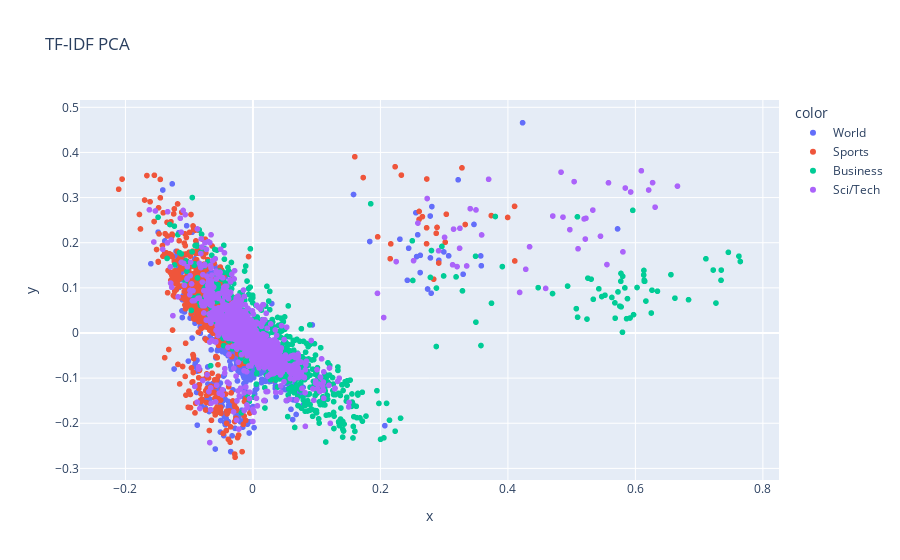
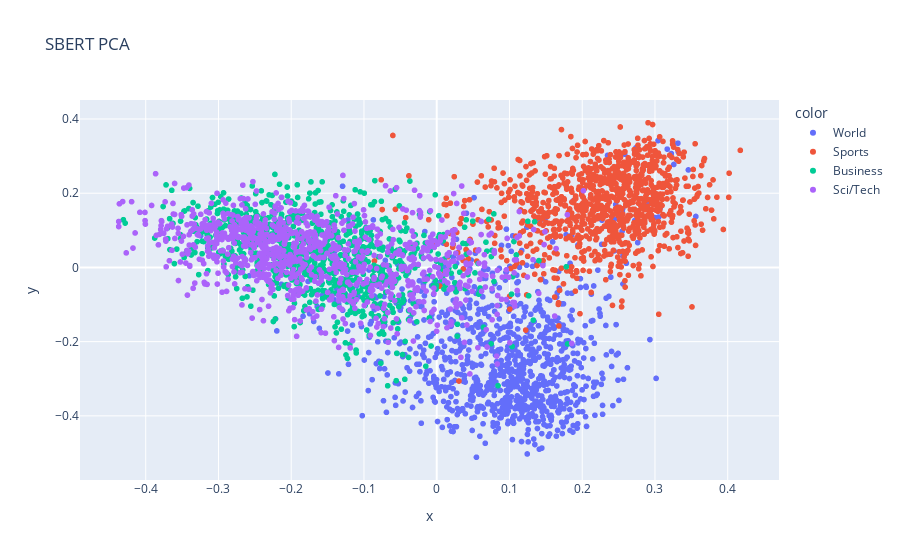

Here is the notebook cell these charts were saved with, in order:
### Code cell
px.scatter(x=X_tfidf_pca[:,0], y=X_tfidf_pca[:,1], color=df["label_name"], title="TF-IDF PCA").show()
px.scatter(x=X_sbert_pca[:,0], y=X_sbert_pca[:,1], color=df["label_name"], title="SBERT PCA").show()

### Figure 1 — Plotly figure (JSON) as saved in the notebook; plotly's stock layout.template omitted (floating-point values rounded to 4 significant figures; data arrays with more than 128 entries replaced by an {"elided": "..."} marker saying what was removed)
{"data": [{"hovertemplate": "color=World<br>x=%{x}<br>y=%{y}<extra></extra>", "legendgroup": "World", "marker": {"color": "#636efa", "symbol": "circle"}, "mode": "markers", "name": "World", "showlegend": true, "type": "scattergl", "x": {"elided": "1000 float values"}, "xaxis": "x", "y": {"elided": "1000 float values"}, "yaxis": "y"}, {"hovertemplate": "color=Sports<br>x=%{x}<br>y=%{y}<extra></extra>", "legendgroup": "Sports", "marker": {"color": "#EF553B", "symbol": "circle"}, "mode": "markers", "name": "Sports", "showlegend": true, "type": "scattergl", "x": {"elided": "1000 float values"}, "xaxis": "x", "y": {"elided": "1000 float values"}, "yaxis": "y"}, {"hovertemplate": "color=Business<br>x=%{x}<br>y=%{y}<extra></extra>", "legendgroup": "Business", "marker": {"color": "#00cc96", "symbol": "circle"}, "mode": "markers", "name": "Business", "showlegend": true, "type": "scattergl", "x": {"elided": "1000 float values"}, "xaxis": "x", "y": {"elided": "1000 float values"}, "yaxis": "y"}, {"hovertemplate": "color=Sci/Tech<br>x=%{x}<br>y=%{y}<extra></extra>", "legendgroup": "Sci/Tech", "marker": {"color": "#ab63fa", "symbol": "circle"}, "mode": "markers", "name": "Sci/Tech", "showlegend": true, "type": "scattergl", "x": {"elided": "1000 float values"}, "xaxis": "x", "y": {"elided": "1000 float values"}, "yaxis": "y"}], "layout": {"legend": {"title": {"text": "color"}, "tracegroupgap": 0}, "title": {"text": "TF-IDF PCA"}, "xaxis": {"anchor": "y", "domain": [0, 1], "title": {"text": "x"}}, "yaxis": {"anchor": "x", "domain": [0, 1], "title": {"text": "y"}}}}

### Figure 2 — Plotly figure (JSON) as saved in the notebook; plotly's stock layout.template omitted (floating-point values rounded to 4 significant figures; data arrays with more than 128 entries replaced by an {"elided": "..."} marker saying what was removed)
{"data": [{"hovertemplate": "color=World<br>x=%{x}<br>y=%{y}<extra></extra>", "legendgroup": "World", "marker": {"color": "#636efa", "symbol": "circle"}, "mode": "markers", "name": "World", "showlegend": true, "type": "scattergl", "x": {"elided": "1000 float values"}, "xaxis": "x", "y": {"elided": "1000 float values"}, "yaxis": "y"}, {"hovertemplate": "color=Sports<br>x=%{x}<br>y=%{y}<extra></extra>", "legendgroup": "Sports", "marker": {"color": "#EF553B", "symbol": "circle"}, "mode": "markers", "name": "Sports", "showlegend": true, "type": "scattergl", "x": {"elided": "1000 float values"}, "xaxis": "x", "y": {"elided": "1000 float values"}, "yaxis": "y"}, {"hovertemplate": "color=Business<br>x=%{x}<br>y=%{y}<extra></extra>", "legendgroup": "Business", "marker": {"color": "#00cc96", "symbol": "circle"}, "mode": "markers", "name": "Business", "showlegend": true, "type": "scattergl", "x": {"elided": "1000 float values"}, "xaxis": "x", "y": {"elided": "1000 float values"}, "yaxis": "y"}, {"hovertemplate": "color=Sci/Tech<br>x=%{x}<br>y=%{y}<extra></extra>", "legendgroup": "Sci/Tech", "marker": {"color": "#ab63fa", "symbol": "circle"}, "mode": "markers", "name": "Sci/Tech", "showlegend": true, "type": "scattergl", "x": {"elided": "1000 float values"}, "xaxis": "x", "y": {"elided": "1000 float values"}, "yaxis": "y"}], "layout": {"legend": {"title": {"text": "color"}, "tracegroupgap": 0}, "title": {"text": "SBERT PCA"}, "xaxis": {"anchor": "y", "domain": [0, 1], "title": {"text": "x"}}, "yaxis": {"anchor": "x", "domain": [0, 1], "title": {"text": "y"}}}}
